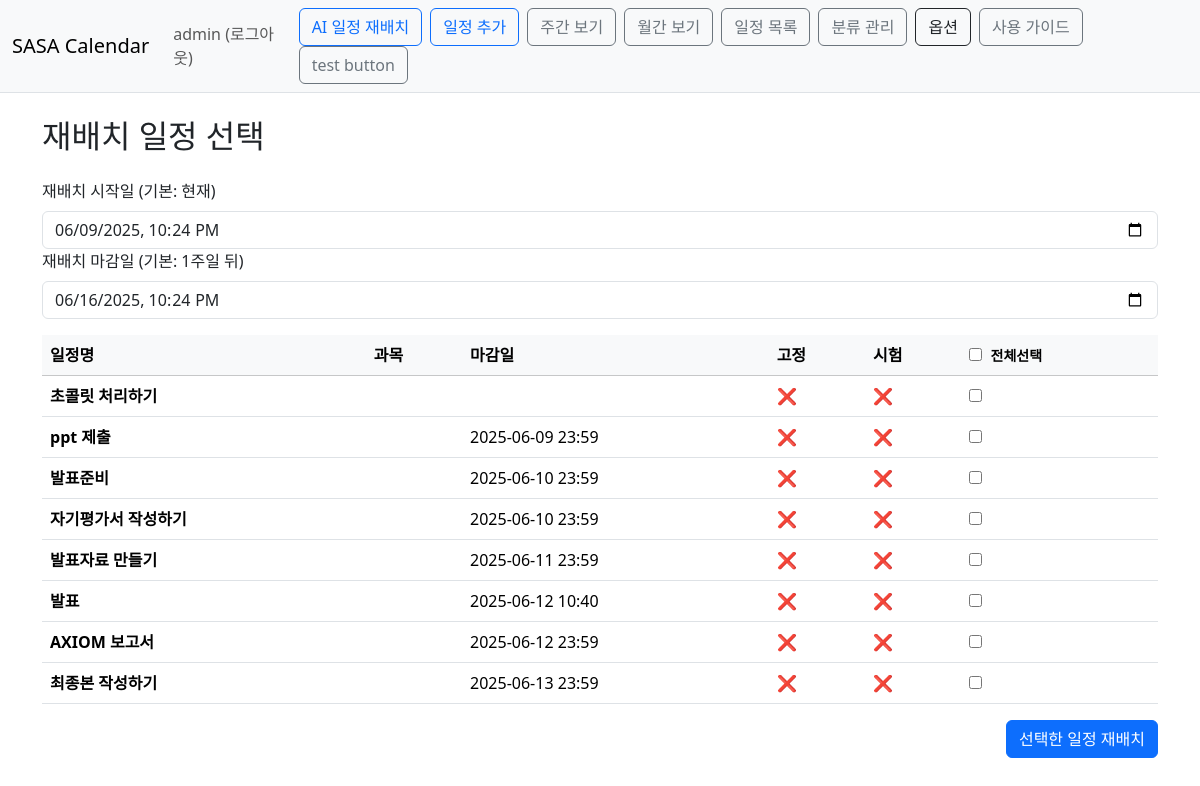
The app's page /calendar/schedule/replace/ (signed in), older data.
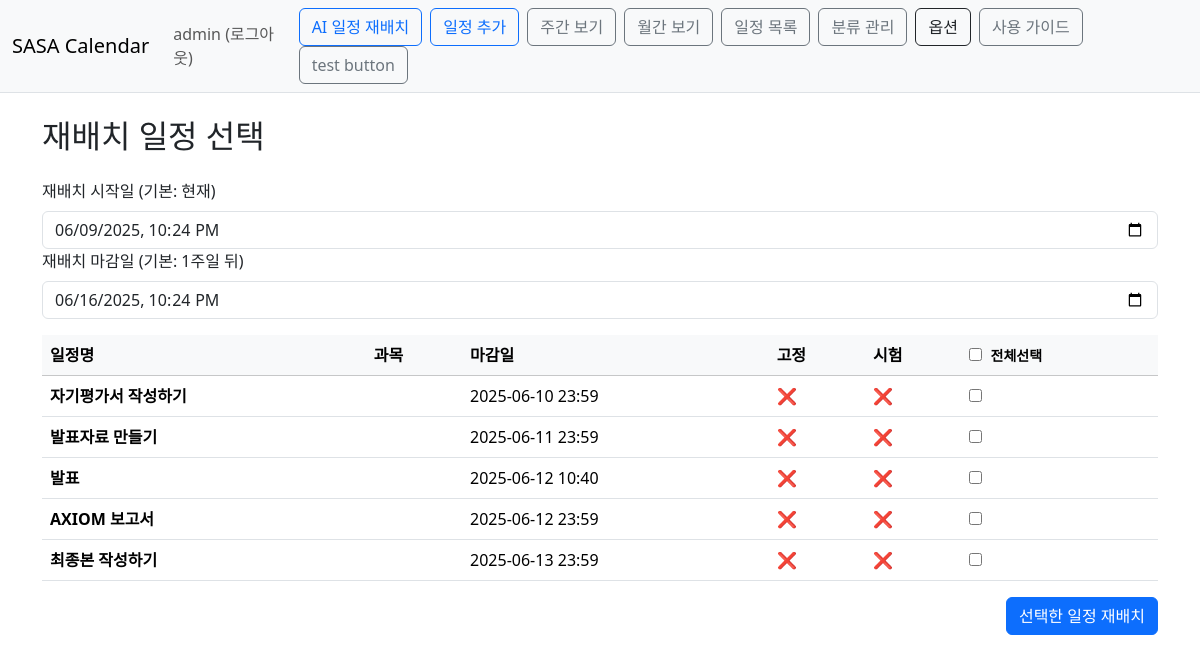
The same page, newer data.
### Calendar/models.py (models this page shows, shortened)
class Schedule(models.Model):
    owner=models.ForeignKey(User, on_delete=models.CASCADE)
    task_name=models.CharField(max_length=50)
    duration_minutes=models.IntegerField(null=True, blank=True)
    difficulty=models.IntegerField(null=True, blank=True)
    importance=models.IntegerField(null=True, blank=True)
    task_type = models.ForeignKey('ScheduleType', null=True, blank=True, on_delete=models.SET_NULL)
    subject=models.CharField(max_length=50, blank=True)
    is_exam_task=models.BooleanField(default=False)
    deadline=models.DateTimeField(null=True ,blank=True)
    start_time=models.DateTimeField(null=True ,blank=True)
    end_time=models.DateTimeField(null=True ,blank=True)
    is_fixed=models.BooleanField(default=False)
    exam=models.ForeignKey('self',default=None, on_delete=models.SET_DEFAULT, null=True ,blank=True)
    color = models.CharField(max_length=7, blank=True, default='#6c8df5')
    is_done = models.BooleanField(default=False)

### Calendar/views.py (the view)
# urls.py: path('schedule/replace/', views.schedule_replace, name='schedule_replace'),
@login_required(login_url='common:login')
def schedule_replace(request):
    data = Schedule.objects.filter(
        owner=request.user,
        is_done=False,
        is_fixed=False,
    ).filter(
        Q(deadline__gt=now_kst_naive() - timedelta(days=3)) |  #바꾸기!!!!!!!!!!!!!!!!!!!!!!!!!!!!!!!!!!!!!!!!!!!
        Q(deadline__isnull=True)
    ).order_by('deadline')
    default_start = (now_kst_naive()).strftime("%Y-%m-%dT%H:%M")
    default_end = (now_kst_naive() + timedelta(days=7)).strftime("%Y-%m-%dT%H:%M")
    return render(request, 'calendar/schedule_replace.html',
                  {'schedules': data,
                   'default_start': default_start,
                   'default_end': default_end,
                   'has_ai_session': 'ai_result_json' in request.session})

### Calendar/views.py (called while the page is built)
def now_kst_naive():
    return datetime.now(timezone(timedelta(hours=9))).replace(tzinfo=None)

### templates/calendar/schedule_replace.html (shortened to what this page needs)
{% extends 'base.html' %}
{% block content %}
<div class="container py-4">
  <h2 class="mb-4">재배치 일정 선택</h2>
  <form method="post" action="{% url 'calendar:ai_run' %}">
    <div class="mb-3">
      <label for="schedule-start" class="form-label">재배치 시작일 (기본: 현재)</label>
      <input type="datetime-local" id="schedule-start" name="schedule_start"
            class="form-control"
            value="{{ default_start }}">
      <label for="schedule-end" class="form-label">재배치 마감일 (기본: 1주일 뒤)</label>
      <input type="datetime-local" id="schedule-end" name="schedule_end"
            class="form-control"
            value="{{ default_end }}">
    </div>
    <table class="table table-hover align-middle">
      <thead class="table-light">
        <tr>
          <th>일정명</th>
          <th>과목</th>
          <th>마감일</th>
          <th>고정</th>
          <th>시험</th>
          <th>
            <input type="checkbox" id="select-all">
            <label for="select-all" class="small mb-0 mx-1">전체선택</label>
          </th>
        </tr>
      </thead>
      <tbody>
        {% for item in schedules %}
        <tr>
          <td class="fw-bold">{{ item.task_name }}</td>
          <td>{{ item.subject }}</td>
          <td>{{ item.deadline|date:"Y-m-d H:i" }}</td>
          <td>{{ item.is_fixed|yesno:"✅,❌" }}</td>
          <td>{{ item.is_exam_task|yesno:"📘,❌" }}</td>
          <td>
            <input type="checkbox" name="selected_ids" value="{{ item.id }}">
          </td>
        </tr>
        {% empty %}
        <tr>
          <td colspan="6" class="text-center text-muted">등록된 일정이 없습니다.</td>
        </tr>
        {% endfor %}
      </tbody>
    </table>
    <div class="text-end mt-3">
      <button type="submit" class="btn btn-primary">선택한 일정 재배치</button>
    </div>
  </form>
</div>
{% endblock %}

Row changes from the older to the newer data that the page shows:
no longer on this page (row edited): Schedule: task_name "초콜릿 처리하기", is_fixed "❌", is_exam_task "❌"
no longer on this page (row edited): Schedule: task_name "ppt 제출", deadline "2025-06-09 23:59", is_fixed "❌", is_exam_task "❌"
no longer on this page (row edited): Schedule: task_name "발표준비", deadline "2025-06-10 23:59", is_fixed "❌", is_exam_task "❌"
